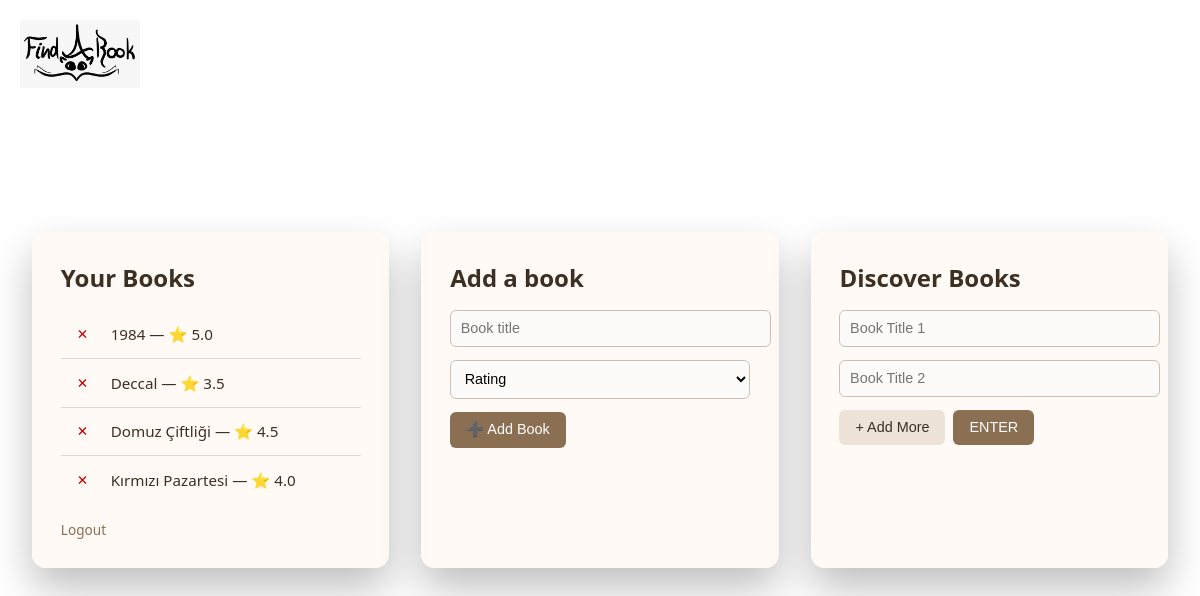
The app's page /dashboard (signed in) with its own data.
### app/model/user_book.py (models this page shows)
class UserBook(Base):
    __tablename__ = "user_books"
    user_id = Column(
        Integer,
        ForeignKey("users.id"),
        primary_key=True
    )
    book_id = Column(
        Integer,
        ForeignKey("books.id"),
        primary_key=True
    )
    rating = Column(Float, nullable=False)
    __table_args__ = (
        CheckConstraint(
            "rating >= 0.5 AND rating <= 5",
            name="rating_range"
        ),
    )

### app/routes.py (the view)
@main_bp.route("/dashboard")
def dashboard():
    if not require_login():
        return redirect(url_for("auth.login"))
    is_guest = session.get("is_guest", False)
    users_books_and_ratings = []
    if not is_guest:
        user_id = session["user_id"]
        service = MatchingService()
        users_books_and_ratings = service.get_users_books(user_id)
        service.db.close()
    return render_template(
        "dashboard.html",
        books_ratings=users_books_and_ratings,
        is_guest=is_guest  # HTML sayfasına misafir olup olmadığını söylüyoruz
    )

### app/repo/fyb_repo.py (called while the page is built)
    def get_book_titles_and_ratings_for_user(self, user_id: int) -> List[Tuple[int, str, int]]:
        rows = (
            self.db.query(
                Book.id,
                Book.title,
                UserBook.rating
            )
            .join(UserBook, Book.id == UserBook.book_id)
            .filter(UserBook.user_id == user_id)
            .order_by(Book.title)
            .all()
        )
        return rows  # [(id, title, rating)]

### app/routes.py (called while the page is built)
def require_login():
    return "user_id" in session or session.get("is_guest")

### app/service/matching_service.py (called while the page is built)
    def get_users_books(self, user_id: int) -> Union[List[Any], List[Tuple[Book, int]]]:
        titles_and_ratings = self.repo.get_book_titles_and_ratings_for_user(user_id)
        books_and_ratings = [tuple((Book(id=row[0], title=row[1]), row[2])) for row in titles_and_ratings]
        if not books_and_ratings:
            return []
        return books_and_ratings

### app/ui/template/dashboard.html (shortened to what this page needs)
<!DOCTYPE html>
<html lang="en">
<head>
</head>
<body>
<img src="{{ url_for('static', filename='logo_cat.jpeg') }}" alt="Logo" class="page-logo">
<div class="dashboard">
    <div class="container">
        <h2>Your Books</h2>
        <ul class="no-bullets">
        {% for book, rating in books_ratings %}
            <li>
                <form method="post"
                      action="/delete-book"
                      style="display:inline">
                    <button type="submit"
                            style="
                                background:none;
                                border:none;
                                color:#c00;
                                cursor:pointer;
                                font-size:0.9em;
                            "
                            title="Remove from my list">
                        ✕
                    </button>
                </form>
                {{ book.title }} — ⭐ {{ rating }}
            </li>
        {% else %}
            <li>No books yet</li>
        {% endfor %}
    </ul>
        <a href="/logout">Logout</a>
    </div>
    <div class="container">
        <h2>Add a book</h2>
<form method="post" action="/add-book">
  <input
    type="text"
    name="title"
    placeholder="Book title"
    required
  >
  <select name="rating" required>
    <option value="">Rating</option>
  </select>
  <button type="submit">➕ Add Book</button>
</form>
    </div>
    <div class="container">
        <h2>Discover Books</h2>
        <form id="searchForm" action="/results" method="POST">
            <div id="input-container">
                <input type="text" name="book1" placeholder="Book Title 1" required>
                <input type="text" name="book2" placeholder="Book Title 2" required>
            </div>
            <div class="controls">
                <button type="button" id="add-btn">+ Add More</button>
                <button type="submit">ENTER</button>
            </div>
        </form>
    </div>
</div>
</body>
</html>

### records on screen
UserBook: title "1984", rating "5.0"
UserBook: title "Deccal", rating "3.5"
UserBook: title "Domuz Çiftliği", rating "4.5"
UserBook: title "Kırmızı Pazartesi", rating "4.0"
